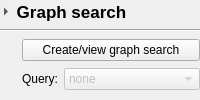
         <widget class="QWidget" name="graphSearchWidget" native="true">
          <property name="enabled">
           <bool>true</bool>
          </property>
          <layout class="QVBoxLayout" name="verticalLayout_10">
           <property name="leftMargin">
            <number>0</number>
           </property>
           <property name="topMargin">
            <number>0</number>
           </property>
           <property name="rightMargin">
            <number>0</number>
           </property>
           <property name="bottomMargin">
            <number>0</number>
           </property>
           <item>
            <widget class="CollapseButton" name="graphSearchDetailsButton">
             <property name="styleSheet">
              <string notr="true">QToolButton {border: none; font: 13pt; font-weight: bold;}</string>
             </property>
             <property name="text">
              <string> Graph search</string>
             </property>
             <property name="iconSize">
              <size>
               <width>8</width>
               <height>8</height>
              </size>
             </property>
             <property name="toolButtonStyle">
              <enum>Qt::ToolButtonTextBesideIcon</enum>
             </property>
             <property name="arrowType">
              <enum>Qt::RightArrow</enum>
             </property>
            </widget>
           </item>
           <item>
            <widget class="Line" name="line_7">
             <property name="orientation">
              <enum>Qt::Horizontal</enum>
             </property>
            </widget>
           </item>
           <item>
            <widget class="QWidget" name="graphSearchDetailsWidget" native="true">
             <layout class="QGridLayout" name="gridLayout_5">
              <property name="leftMargin">
               <number>0</number>
              </property>
              <property name="topMargin">
               <number>0</number>
              </property>
              <property name="rightMargin">
               <number>0</number>
              </property>
              <item row="1" column="0">
               <widget class="InfoTextWidget" name="queryInfoText" native="true">
                <property name="sizePolicy">
                 <sizepolicy hsizetype="Fixed" vsizetype="Fixed">
                  <horstretch>0</horstretch>
                  <verstretch>0</verstretch>
                 </sizepolicy>
                </property>
                <property name="minimumSize">
                 <size>
                  <width>16</width>
                  <height>16</height>
                 </size>
                </property>
                <property name="toolTip">
                 <string>&lt;html&gt;&lt;head/&gt;&lt;body&gt;&lt;p&gt;After a graph search is completed, you can select a query here for use with the 'Around query hits' graph scope.&lt;/p&gt;&lt;/body&gt;&lt;/html&gt;</string>
                </property>
               </widget>
              </item>
              <item row="1" column="1">
               <widget class="QLabel" name="label_4">
                <property name="text">
                 <string>Query:</string>
                </property>
                <property name="wordWrap">
                 <bool>true</bool>
                </property>
               </widget>
              </item>
              <item row="0" column="0">
               <widget class="InfoTextWidget" name="graphSearchInfoText" native="true">
                <property name="sizePolicy">
                 <sizepolicy hsizetype="Fixed" vsizetype="Fixed">
                  <horstretch>0</horstretch>
                  <verstretch>0</verstretch>
                 </sizepolicy>
                </property>
                <property name="minimumSize">
                 <size>
                  <width>16</width>
                  <height>16</height>
                 </size>
                </property>
                <property name="toolTip">
                 <string>&lt;html&gt;&lt;head/&gt;&lt;body&gt;&lt;p&gt;Click this button to open a dialog where a search for one or more queries can be carried out on the graph's nodes using different tools (BLAST, minimap2, etc).&lt;br/&gt;&lt;br/&gt;After a  search is complete, it will be possible to use the 'Around query hits' graph scope and node annotations.&lt;/p&gt;&lt;/body&gt;&lt;/html&gt;</string>
                </property>
               </widget>
              </item>
              <item row="1" column="2">
               <widget class="QComboBox" name="queryComboBox">
                <property name="enabled">
                 <bool>false</bool>
                </property>
                <property name="sizePolicy">
                 <sizepolicy hsizetype="Expanding" vsizetype="Fixed">
                  <horstretch>0</horstretch>
                  <verstretch>0</verstretch>
                 </sizepolicy>
                </property>
                <property name="focusPolicy">
                 <enum>Qt::StrongFocus</enum>
                </property>
                <item>
                 <property name="text">
                  <string>none</string>
                 </property>
                </item>
               </widget>
              </item>
              <item row="0" column="1" colspan="2">
               <widget class="QPushButton" name="graphSearchButton">
                <property name="focusPolicy">
                 <enum>Qt::StrongFocus</enum>
                </property>
                <property name="text">
                 <string>Create/view graph search</string>
                </property>
               </widget>
              </item>
             </layout>
            </widget>
           </item>
          </layout>
         </widget>
